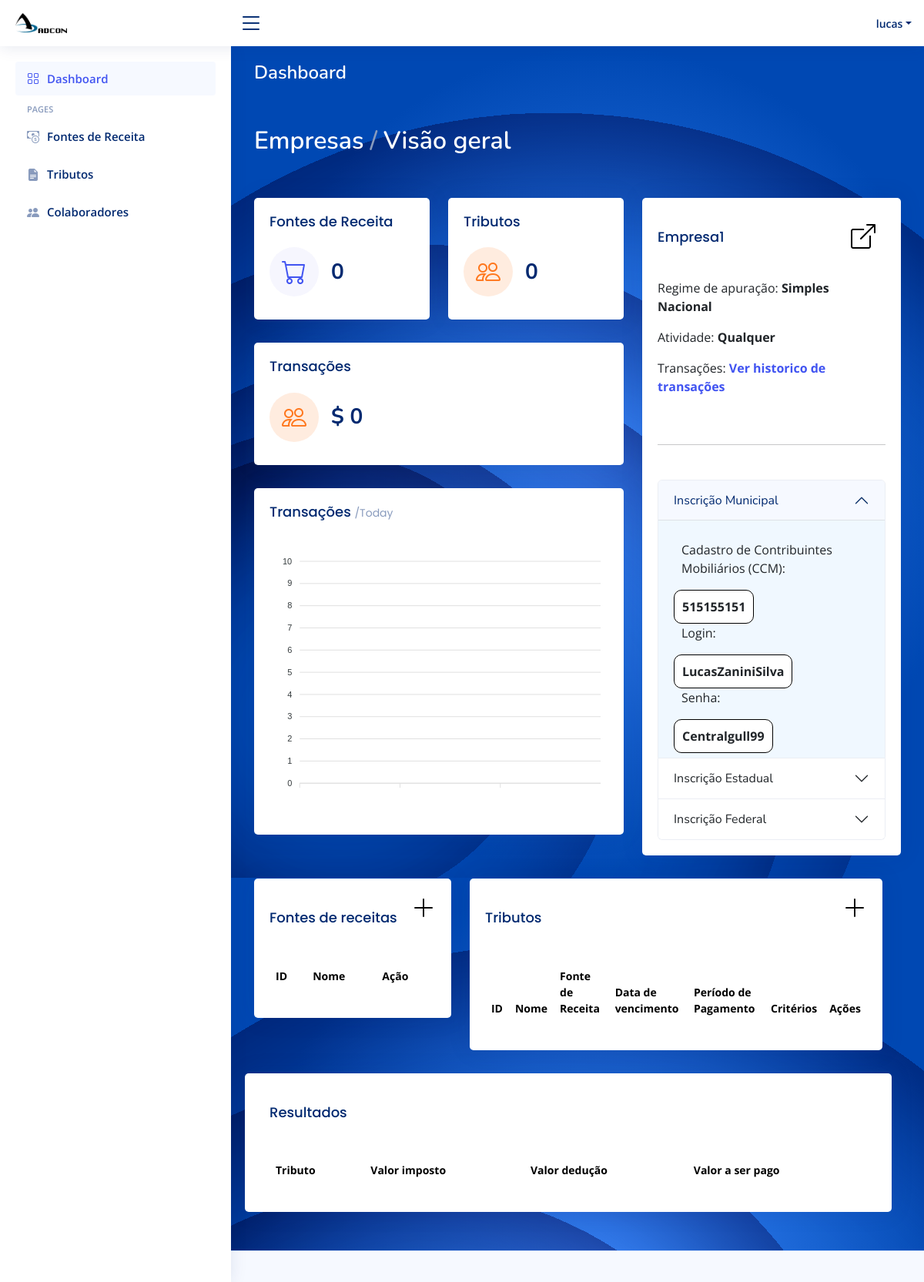
The app's page /exibirempresa/4 (signed in) with its own data.
### app/models.py (models this page shows)
class Empresa(models.Model):
    id_empresa = models.AutoField(primary_key=True)
    nome = models.CharField(max_length=100, null=True, blank=True)
    responsaveis = models.CharField(max_length=100, null=True, blank=True)
    atividade = models.CharField(max_length=100, null=True, blank=True)
    cnpj_federal = models.ForeignKey(Federal, on_delete=models.CASCADE)
    ie_estadual = models.ForeignKey(Estadual, on_delete=models.CASCADE)
    ccm_municipal = models.ForeignKey(Municipal, on_delete=models.CASCADE)
    regime_apuracao = models.CharField(max_length=100, null=True, blank=True)

class Municipal(models.Model):
    ccm = models.AutoField(primary_key=True)
    login_municipal = models.CharField(max_length=100, null=True, blank=True)
    senha_municipal = models.CharField(max_length=100, null=True, blank=True)
    certificado_digital_municipal = models.BooleanField()

### app/views.py (the view)
# urls.py: path("exibirempresa/<int:empresa_id>", views.exibir_empresa, name="exibirempresas"),
@login_required(login_url="/")
def exibir_empresa(request, empresa_id):
    empresa = get_object_or_404(Empresa, id_empresa=empresa_id)
    cnpj = empresa.cnpj_federal.cnpj
    ie = empresa.ie_estadual.ie
    ccm = empresa.ccm_municipal.ccm
    Cnpj = get_object_or_404(Federal, cnpj=cnpj)
    Ie = get_object_or_404(Estadual, ie=ie)
    Ccm = get_object_or_404(Municipal, ccm=ccm)
    empresa_fontesreceitas = EmpresaFonteReceita.objects.filter(id_empresa_empresa=empresa).select_related(
        'id_fonte_receita_fonte_receita')
    fontes_receitas = [efr.id_fonte_receita_fonte_receita for efr in empresa_fontesreceitas]
    empresa_tributos = EmpresaTributo.objects.filter(id_empresa_empresa=empresa_id).select_related(
        'id_tributo_tributo'
    )
    tributos = [et.id_tributo_tributo for et in empresa_tributos]
    empresa_transacoes = EmpresaTransacoes.objects.filter(id_empresa_empresa=empresa).select_related(
        'id_transacoes_transacoes')
    transacoes = [et.id_transacoes_transacoes.transacao for et in empresa_transacoes]
    sum_transacoes = sum(transacoes)
    n_empresa_fontes_receita = empresa_fontesreceitas.count()
    n_empresa_tributos = empresa_tributos.count()
    transacoes_por_mes = EmpresaTransacoes.objects.filter(
        id_empresa_empresa=empresa,
        id_transacoes_transacoes__data__year=now().year
    ).annotate(
        mes=TruncMonth('id_transacoes_transacoes__data')
    ).values('mes').annotate(
        total_transacoes=Sum('id_transacoes_transacoes__transacao')
    ).order_by('mes')
    meses = [t['mes'].strftime('%Y-%m') for t in transacoes_por_mes]  # Formato 'YYYY-MM' para representar o mês
    total_transacoes = [float(t['total_transacoes']) for t in transacoes_por_mes]
    data_for_chart = json.dumps({
        'categories': meses,
        'series': total_transacoes
    })
    contextos = calcular_tributo_empresa(empresa_id);
    return render(request, template_name="frontend/Empresa.html", context={
        "empresa": empresa,
        "tributos": tributos,
        "Ccm": Ccm,
        "Ie": Ie,
        "Cnpj": Cnpj,
        'fontes_receitas': fontes_receitas,
        'n_empresa_fontes_receita': n_empresa_fontes_receita,
        'n_empresa_tributos': n_empresa_tributos,
        'sum_transacoes': sum_transacoes,
        'data_for_chart': data_for_chart,  # Dados para o gráfico
        'contextos': contextos
    })

### app/templates/frontend/Empresa.html (shortened to what this page needs)
<!DOCTYPE html>
<html lang="en">
{% load static %}
<head>
  <link href="{% static "vendor/bootstrap/css/bootstrap.min.css" %}" rel="stylesheet">
  <link href="{% static "vendor/bootstrap-icons/bootstrap-icons.css" %}" rel="stylesheet">
  <link href="{% static "vendor/boxicons/css/boxicons.min.css" %}" rel="stylesheet">
  <link href="{% static "vendor/quill/quill.snow.css" %}" rel="stylesheet">
  <link href="{% static "vendor/quill/quill.bubble.css" %}" rel="stylesheet">
  <link href="{% static "vendor/remixicon/remixicon.css" %}" rel="stylesheet">
  <link href="{% static "vendor/simple-datatables/style.css" %}" rel="stylesheet">
  <link href="{% static "css/style.css" %}" rel="stylesheet">
</head>
<body>
  <header id="header" class="header fixed-top d-flex align-items-center">
    <div class="d-flex align-items-center justify-content-between">
      <a href="{% url 'index' %}" class="logo d-flex align-items-center">
        <img src="{% static "img/logo.png" %}" alt="">
      </a>
      <i class="bi bi-list toggle-sidebar-btn"></i>
    </div>
    <nav class="header-nav ms-auto">
      <ul class="d-flex align-items-center">
        <li class="nav-item dropdown pe-3">
          <a class="nav-link nav-profile d-flex align-items-center pe-0" href="#" data-bs-toggle="dropdown">
            <span class="d-none d-md-block dropdown-toggle ps-2">{{user.username}}</span>
          </a>
        </li>
      </ul>
    </nav>
  </header>
  <aside id="sidebar" class="sidebar">
    <ul class="sidebar-nav" id="sidebar-nav">
      <li class="nav-item">
        <a class="nav-link " href="{% url 'index' %}">
          <i class="bi bi-grid"></i>
          <span>Dashboard</span>
        </a>
      </li>
      <li class="nav-heading">Pages</li>
      <li class="nav-item">
        <a class="nav-link collapsed" href="{% url 'fontes_receitas' %}">
          <i class="bi bi-cash-coin"></i>
          <span>Fontes de Receita</span>
        </a>
      </li>
      <li class="nav-item">
        <a class="nav-link collapsed" href="{% url 'tributos' %}">
          <i class="bi bi-file-earmark-text-fill"></i>
          <span>Tributos</span>
        </a>
      </li>
      <li class="nav-item">
        <a class="nav-link collapsed" href={% url 'colaboradores' %}>
          <i class="bi bi-people-fill"></i>
          <span>Colaboradores</span>
        </a>
      </li>
    </ul>
  </aside>
  <main id="main" class="main" style="background-image: url('{% static "img/graphic-side.svg" %}');">
    <div class="pagetitle">
      <h1 style="color: white;">Dashboard</h1>
      <nav>
        <ol class="breadcrumb" style="margin-bottom: 50px; margin-top: 50px; font-size: xx-large;">
          <li class="breadcrumb-item" style="color: white;">Empresas</li>
          <li class="breadcrumb-item" style="color: white;" >Visão geral</li>
        </ol>
      </nav>
    </div>
    <section class="section dashboard">
      <div class="row">
        <div class="col-lg-7">
          <div class="row">
            <div class="col-xl-6">
              <div class="card info-card sales-card">
                <div class="card-body">
                  <h5 class="card-title">Fontes de Receita</h5>
                  <div class="d-flex align-items-center">
                    <div class="card-icon rounded-circle d-flex align-items-center justify-content-center">
                      <i class="bi bi-cart"></i>
                    </div>
                    <div class="ps-3">
                      <h6>{{ n_empresa_fontes_receita }}</h6>
                    </div>
                  </div>
                </div>
              </div>
            </div>
            <div class="col-xl-6">
              <div class="card info-card customers-card">
                <div class="card-body">
                  <h5 class="card-title">Tributos</h5>
                  <div class="d-flex align-items-center">
                    <div class="card-icon rounded-circle d-flex align-items-center justify-content-center">
                      <i class="bi bi-people"></i>
                    </div>
                    <div class="ps-3">
                      <h6>{{ n_empresa_tributos }}</h6>
                    </div>
                  </div>
                </div>
              </div>
            </div>
            <div class="col-12">
              <div class="card info-card customers-card">
                <div class="card-body">
                  <h5 class="card-title">Transações</h5>
                  <div class="d-flex align-items-center">
                    <div class="card-icon rounded-circle d-flex align-items-center justify-content-center">
                      <i class="bi bi-people"></i>
                    </div>
                    <div class="ps-3">
                      <h6>$ {{ sum_transacoes }}</h6>
                    </div>
                  </div>
                </div>
              </div>
            </div>
            <div class="col-12">
              <div class="card">
                <div class="card-body">
                  <h5 class="card-title">Transações <span>/Today</span></h5>
                  <div id="reportsChart"></div>
                </div>
              </div>
            </div>
          </div>
        </div>
        <div class="col-lg-5">
          <div class="card">
            <div class="card-body">
              <h5 class="card-title" style="display: flex; align-items: center; justify-content: space-between;">
                {{ empresa.nome }}
                <button type="button" class="btn" data-bs-toggle="modal" data-bs-target="#verticalycentered">
                  <i style="font-size: 2rem; color: black;" class="bi bi-box-arrow-up-right"></i>
                </button>
            </h5>
              <p>Regime de apuração: <b>{{ empresa.regime_apuracao }}</b></p>
              <p>Atividade: <b>{{ empresa.atividade }}</b></p>
              <p>Transações: <b><a href="{% url 'transacoes' empresa_id=empresa.id_empresa %}">Ver historico de transações</a></b></p><br><hr style="margin-top: 8%; margin-bottom: 7%;"><br>
              <div class="accordion" id="accordionExample">
                <div class="accordion-item">
                  <h2 class="accordion-header" id="headingOne">
                    <button class="accordion-button" type="button" data-bs-toggle="collapse" data-bs-target="#collapseOne" aria-expanded="true" aria-controls="collapseOne">
                      Inscrição Municipal
                    </button>
                  </h2>
                  <div id="collapseOne" class="accordion-collapse collapse show" aria-labelledby="headingOne" data-bs-parent="#accordionExample">
                    <div class="accordion-body" style="background-color: aliceblue;">
                      <p style="padding: 10px;">Cadastro de Contribuintes Mobiliários (CCM):</p>
                      <b style="padding: 10px; border: 1px; border-color: black; border-style: solid; border-radius: 10px; width: 100%; background-color: white;">{{ empresa.ccm_municipal.ccm }}</b>
                      <p style="padding: 10px;">Login:</p>
                      <b style="padding: 10px; border: 1px; border-color: black; border-style: solid; border-radius: 10px; width: 100%; background-color: white;">{{ Ccm.login_municipal }}</b>
                      <p style="padding: 10px;">Senha: </p>
                      <b style="padding: 10px; border: 1px; border-color: black; border-style: solid; border-radius: 10px; width: 100%; background-color: white;">{{ Ccm.senha_municipal }}</b>
                    </div>
                  </div>
                </div>
                <div class="accordion-item">
                  <h2 class="accordion-header" id="headingTwo">
                    <button class="accordion-button collapsed" type="button" data-bs-toggle="collapse" data-bs-target="#collapseTwo" aria-expanded="false" aria-controls="collapseTwo">
                      Inscrição Estadual
                    </button>
                  </h2>
                </div>
                <div class="accordion-item">
                  <h2 class="accordion-header" id="headingThree">
                    <button class="accordion-button collapsed" type="button" data-bs-toggle="collapse" data-bs-target="#collapseThree" aria-expanded="false" aria-controls="collapseThree">
                      Inscrição Federal
                    </button>
                  </h2>
                </div>
              </div>
            </div>
          </div>
        </div>
        <div class="row">
          <div class="col-4">
            <div class="card recent-sales overflow-auto">
              <div class="card-body">
                <h5 class="card-title" style="display: flex; justify-content: space-between;">
                  <span><h5 class="card-title">Fontes de receitas</h5></span>
                  <a href="{% url 'ass_empresa_fonte_receita' empresa_id=empresa.id_empresa %}">
                    <i style="font-size: 2rem; color: black;" class="bi bi-plus-lg"></i>
                  </a>
              </h5>
                <table class="table table-borderless datatable">
                  <thead>
                    <tr>
                      <th scope="col">ID</th>
                      <th scope="col">Nome</th>
                        <th scope="col">Ação</th>
                    </tr>
                  </thead>
                </table>
              </div>
            </div>
          </div>
          <div class="col-8">
            <div class="card recent-sales overflow-auto">
              <div class="card-body">
                <h5 class="card-title" style="display: flex; justify-content: space-between;">
                  <span><h5 class="card-title">Tributos</h5></span>
                  <a href="{% url 'ass_empresa_tributo' empresa_id=empresa.id_empresa %}">
                    <i style="font-size: 2rem; color: black;" class="bi bi-plus-lg"></i>
                  </a>
              </h5>
                <table class="table table-borderless datatable">
                  <thead>
                          <tr>
                            <th scope="col">ID</th>
                            <th scope="col">Nome</th>
                            <th scope="col">Fonte de Receita</th>
                            <th scope="col">Data de vencimento</th>
                              <th scope="col">Período de Pagamento</th>
                            <th scope="col">Critérios</th>
                            <th scope="col">Ações</th>
                          </tr>
                        </thead>
                </table>
              </div>
            </div>
          </div>
      </div>
      <div class="row">
      <div class="card recent-sales overflow-auto">
          <div class="card-body">
                <h5 class="card-title" style="display: flex; justify-content: space-between;">
                  <span><h5 class="card-title">Resultados</h5></span>
              </h5>
                <table class="table table-borderless datatable">
                  <thead>
                    <tr>
                      <th scope="col">Tributo</th>
                      <th scope="col">Valor imposto</th>
                        <th scope="col">Valor dedução</th>
                        <th scope="col">Valor a ser pago</th>
                    </tr>
                  </thead>
                </table>
              </div>
            </div>
          </div>
          </div>
    </section>
  </main>
  <footer id="footer" class="footer">
  </footer>
</body>
</html>

### records on screen
Empresa: nome "Empresa1", regime_apuracao "Simples Nacional", atividade "Qualquer", ccm_municipal.ccm "515155151"
Municipal: login_municipal "LucasZaniniSilva", senha_municipal "Centralgull99"

### other values on screen
{{ user.username }} "lucas"
{{ n_empresa_fontes_receita }} "0"
{{ n_empresa_tributos }} "0"
{{ sum_transacoes }} "0"
